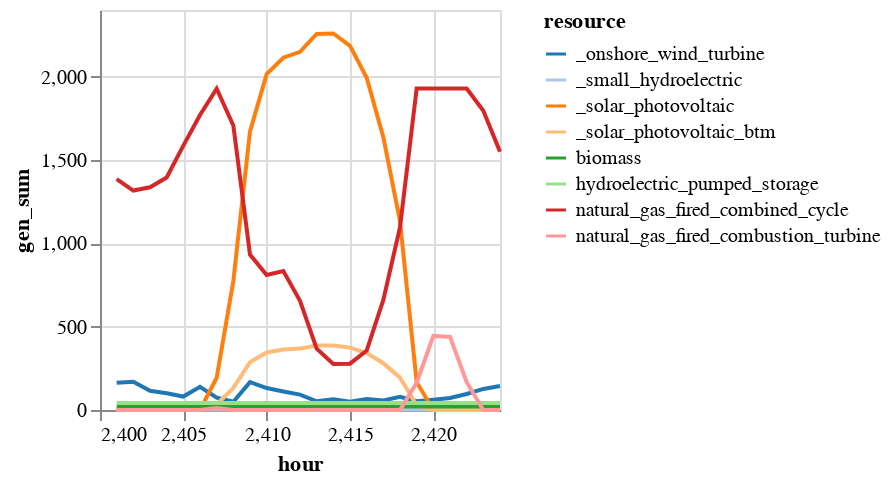

This figure's notebook cell:
### Markdown cell above
**Plot charts**

We use the [VegaLite](https://www.queryverse.org/VegaLite.jl/stable/) library to make some fancier plots.

We also introduce the pipe operator `|>`, a helpful syntax that "pipes" the data on the left into the first argument of the function on the right. (Some more examples are [here](https://syl1.gitbook.io/julia-language-a-concise-tutorial/useful-packages/pipe).)

### Code cell
# Plot hourly generation by each resource type
sol_gen_btm |>
@vlplot(:line, 
    x=:hour, y=:gen_sum, 
    color={"resource:n", scale={scheme="category20"}})

### Figure 1 — Vega specification as saved in the notebook (floating-point values rounded to 4 significant figures; data arrays with more than 128 entries replaced by an {"elided": "..."} marker saying what was removed)
{"$schema": "https://vega.github.io/schema/vega/v5.json", "axes": [{"aria": false, "domain": false, "grid": true, "gridScale": "y", "labels": false, "maxExtent": 0, "minExtent": 0, "orient": "bottom", "scale": "x", "tickCount": {"signal": "ceil(width/40)"}, "ticks": false, "zindex": 0}, {"aria": false, "domain": false, "grid": true, "gridScale": "x", "labels": false, "maxExtent": 0, "minExtent": 0, "orient": "left", "scale": "y", "tickCount": {"signal": "ceil(height/40)"}, "ticks": false, "zindex": 0}, {"grid": false, "labelFlush": true, "labelOverlap": true, "orient": "bottom", "scale": "x", "tickCount": {"signal": "ceil(width/40)"}, "title": "hour", "zindex": 0}, {"grid": false, "labelOverlap": true, "orient": "left", "scale": "y", "tickCount": {"signal": "ceil(height/40)"}, "title": "gen_sum", "zindex": 0}], "background": "white", "data": [{"name": "source_0", "values": {"elided": "192 records"}}, {"name": "data_0", "source": "source_0", "transform": [{"as": "hour", "expr": "toNumber(datum[\"hour\"])", "type": "formula"}]}], "height": 200, "legends": [{"stroke": "color", "symbolType": "stroke", "title": "resource"}], "marks": [{"encode": {"update": {"height": {"field": {"group": "height"}}, "width": {"field": {"group": "width"}}}}, "from": {"facet": {"data": "data_0", "groupby": ["resource"], "name": "faceted_path_main"}}, "marks": [{"encode": {"update": {"defined": {"signal": "isValid(datum[\"hour\"]) && isFinite(+datum[\"hour\"]) && isValid(datum[\"gen_sum\"]) && isFinite(+datum[\"gen_sum\"])"}, "description": {"signal": "\"hour: \" + (format(datum[\"hour\"], \"\")) + \"; gen_sum: \" + (format(datum[\"gen_sum\"], \"\")) + \"; resource: \" + (isValid(datum[\"resource\"]) ? datum[\"resource\"] : \"\"+datum[\"resource\"])"}, "stroke": {"field": "resource", "scale": "color"}, "x": {"field": "hour", "scale": "x"}, "y": {"field": "gen_sum", "scale": "y"}}}, "from": {"data": "faceted_path_main"}, "name": "marks", "sort": {"field": "datum[\"hour\"]"}, "style": ["line"], "type": "line"}], "name": "pathgroup", "type": "group"}], "padding": 5, "scales": [{"domain": {"data": "data_0", "field": "hour"}, "name": "x", "nice": true, "range": [0, {"signal": "width"}], "type": "linear", "zero": false}, {"domain": {"data": "data_0", "field": "gen_sum"}, "name": "y", "nice": true, "range": [{"signal": "height"}, 0], "type": "linear", "zero": true}, {"domain": {"data": "data_0", "field": "resource", "sort": true}, "name": "color", "range": {"scheme": "category20"}, "type": "ordinal"}], "style": "cell", "width": 200}
